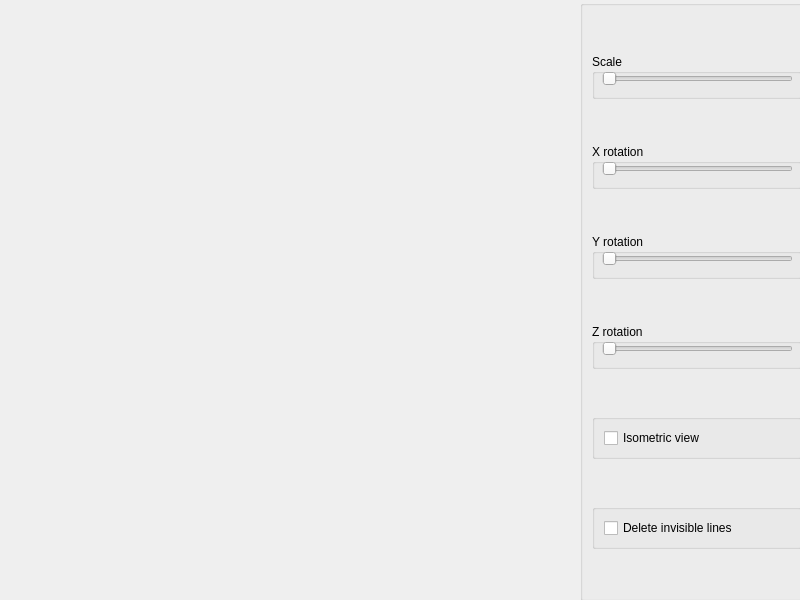
<?xml version="1.0" encoding="UTF-8"?>
<ui version="4.0">
 <class>Widget</class>
 <widget class="QWidget" name="Widget">
  <property name="geometry">
   <rect>
    <x>0</x>
    <y>0</y>
    <width>800</width>
    <height>600</height>
   </rect>
  </property>
  <property name="windowTitle">
   <string>Widget</string>
  </property>
  <widget class="QGroupBox" name="groupBox_0">
   <property name="geometry">
    <rect>
     <x>580</x>
     <y>0</y>
     <width>230</width>
     <height>601</height>
    </rect>
   </property>
   <property name="autoFillBackground">
    <bool>true</bool>
   </property>
   <property name="title">
    <string/>
   </property>
   <property name="checkable">
    <bool>false</bool>
   </property>
   <layout class="QVBoxLayout" name="verticalLayout">
    <item>
     <widget class="QGroupBox" name="groupBox_1">
      <property name="sizePolicy">
       <sizepolicy hsizetype="Fixed" vsizetype="Fixed">
        <horstretch>0</horstretch>
        <verstretch>0</verstretch>
       </sizepolicy>
      </property>
      <property name="minimumSize">
       <size>
        <width>210</width>
        <height>45</height>
       </size>
      </property>
      <property name="maximumSize">
       <size>
        <width>210</width>
        <height>45</height>
       </size>
      </property>
      <property name="title">
       <string>Scale</string>
      </property>
      <widget class="QSlider" name="horizontalSlider_1">
       <property name="geometry">
        <rect>
         <x>10</x>
         <y>15</y>
         <width>191</width>
         <height>20</height>
        </rect>
       </property>
       <property name="minimum">
        <number>1</number>
       </property>
       <property name="maximum">
        <number>1000</number>
       </property>
       <property name="orientation">
        <enum>Qt::Horizontal</enum>
       </property>
      </widget>
     </widget>
    </item>
    <item>
     <widget class="QGroupBox" name="groupBox_2">
      <property name="sizePolicy">
       <sizepolicy hsizetype="Fixed" vsizetype="Fixed">
        <horstretch>0</horstretch>
        <verstretch>0</verstretch>
       </sizepolicy>
      </property>
      <property name="minimumSize">
       <size>
        <width>210</width>
        <height>45</height>
       </size>
      </property>
      <property name="maximumSize">
       <size>
        <width>210</width>
        <height>45</height>
       </size>
      </property>
      <property name="title">
       <string>X rotation</string>
      </property>
      <widget class="QSlider" name="horizontalSlider_2">
       <property name="geometry">
        <rect>
         <x>10</x>
         <y>15</y>
         <width>191</width>
         <height>20</height>
        </rect>
       </property>
       <property name="maximum">
        <number>360</number>
       </property>
       <property name="orientation">
        <enum>Qt::Horizontal</enum>
       </property>
      </widget>
     </widget>
    </item>
    <item>
     <widget class="QGroupBox" name="groupBox_3">
      <property name="sizePolicy">
       <sizepolicy hsizetype="Fixed" vsizetype="Fixed">
        <horstretch>0</horstretch>
        <verstretch>0</verstretch>
       </sizepolicy>
      </property>
      <property name="minimumSize">
       <size>
        <width>210</width>
        <height>45</height>
       </size>
      </property>
      <property name="maximumSize">
       <size>
        <width>210</width>
        <height>45</height>
       </size>
      </property>
      <property name="title">
       <string>Y rotation</string>
      </property>
      <widget class="QSlider" name="horizontalSlider_3">
       <property name="geometry">
        <rect>
         <x>10</x>
         <y>15</y>
         <width>191</width>
         <height>20</height>
        </rect>
       </property>
       <property name="maximum">
        <number>360</number>
       </property>
       <property name="orientation">
        <enum>Qt::Horizontal</enum>
       </property>
      </widget>
     </widget>
    </item>
    <item>
     <widget class="QGroupBox" name="groupBox_4">
      <property name="sizePolicy">
       <sizepolicy hsizetype="Fixed" vsizetype="Fixed">
        <horstretch>0</horstretch>
        <verstretch>0</verstretch>
       </sizepolicy>
      </property>
      <property name="minimumSize">
       <size>
        <width>210</width>
        <height>45</height>
       </size>
      </property>
      <property name="maximumSize">
       <size>
        <width>210</width>
        <height>45</height>
       </size>
      </property>
      <property name="title">
       <string>Z rotation</string>
      </property>
      <widget class="QSlider" name="horizontalSlider_4">
       <property name="geometry">
        <rect>
         <x>10</x>
         <y>15</y>
         <width>191</width>
         <height>20</height>
        </rect>
       </property>
       <property name="maximum">
        <number>360</number>
       </property>
       <property name="orientation">
        <enum>Qt::Horizontal</enum>
       </property>
      </widget>
     </widget>
    </item>
    <item>
     <widget class="QGroupBox" name="groupBox_5">
      <property name="sizePolicy">
       <sizepolicy hsizetype="Fixed" vsizetype="Fixed">
        <horstretch>0</horstretch>
        <verstretch>0</verstretch>
       </sizepolicy>
      </property>
      <property name="minimumSize">
       <size>
        <width>210</width>
        <height>45</height>
       </size>
      </property>
      <property name="maximumSize">
       <size>
        <width>210</width>
        <height>45</height>
       </size>
      </property>
      <property name="title">
       <string/>
      </property>
      <layout class="QHBoxLayout" name="horizontalLayout">
       <item>
        <widget class="QCheckBox" name="checkBox">
         <property name="text">
          <string>Isometric view</string>
         </property>
        </widget>
       </item>
      </layout>
     </widget>
    </item>
    <item>
     <widget class="QGroupBox" name="groupBox_6">
      <property name="sizePolicy">
       <sizepolicy hsizetype="Fixed" vsizetype="Fixed">
        <horstretch>0</horstretch>
        <verstretch>0</verstretch>
       </sizepolicy>
      </property>
      <property name="minimumSize">
       <size>
        <width>210</width>
        <height>45</height>
       </size>
      </property>
      <property name="maximumSize">
       <size>
        <width>210</width>
        <height>45</height>
       </size>
      </property>
      <property name="title">
       <string/>
      </property>
      <layout class="QHBoxLayout" name="horizontalLayout_2">
       <item>
        <widget class="QCheckBox" name="checkBox_2">
         <property name="text">
          <string>Delete invisible lines</string>
         </property>
        </widget>
       </item>
      </layout>
     </widget>
    </item>
   </layout>
  </widget>
 </widget>
 <resources/>
 <connections/>
</ui>
